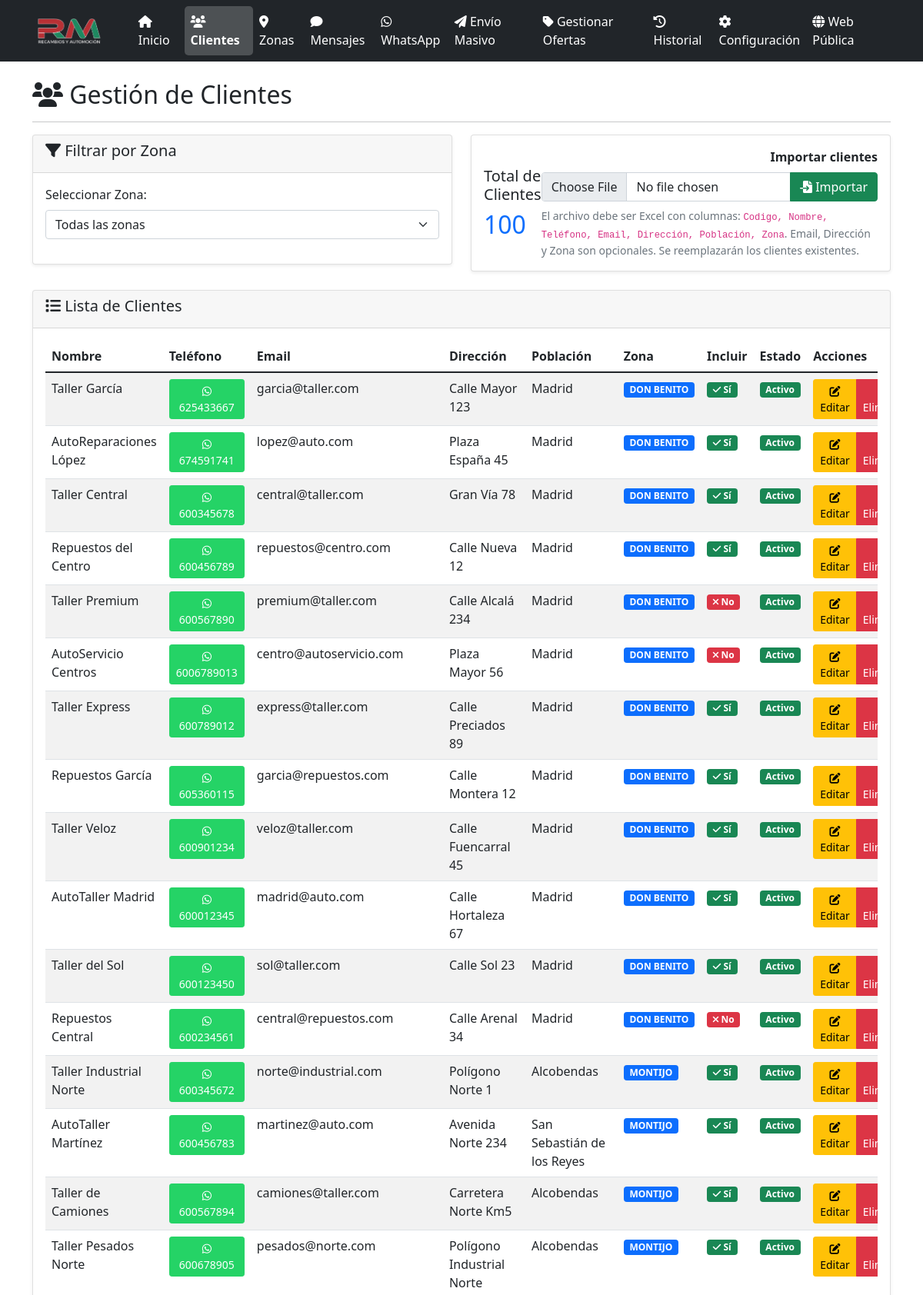
Screenshot of /clientes (upper part) with the database file from the repository.
### models.py (models this page shows, shortened)
class Cliente(db.Model):
    id = db.Column(db.Integer, primary_key=True)
    nombre = db.Column(db.String(100), nullable=False)
    telefono = db.Column(db.String(20), nullable=False)
    email = db.Column(db.String(120))
    direccion = db.Column(db.Text)
    poblacion = db.Column(db.String(100))
    zona_id = db.Column(db.Integer, db.ForeignKey('zona.id'), nullable=False)
    incluir = db.Column(db.Boolean, default=True)
    activo = db.Column(db.Boolean, default=True)
    created_at = db.Column(db.DateTime, default=datetime.utcnow)
    mensajes_enviados = db.relationship('MensajeEnviado', backref='cliente', lazy=True)

class Zona(db.Model):
    id = db.Column(db.Integer, primary_key=True)
    nombre = db.Column(db.String(100), nullable=False)
    descripcion = db.Column(db.Text)
    created_at = db.Column(db.DateTime, default=datetime.utcnow)
    clientes = db.relationship('Cliente', backref='zona', lazy=True)

### app.py (the view)
@app.route('/clientes')
def clientes():
    zona_id = request.args.get('zona_id', type=int)
    if zona_id:
        clientes = Cliente.query.filter_by(zona_id=zona_id, activo=True).all()
    else:
        clientes = Cliente.query.filter_by(activo=True).all()
    zonas = Zona.query.all()
    return render_template('clientes.html', clientes=clientes, zonas=zonas, zona_seleccionada=zona_id)

### app.py (called while the page is built, shortened)
@app.before_request
def _asegurar_scheduler():
    global _scheduler_iniciado

@app.before_request
def before_request():
    global _sistema_inicializado
    if not _sistema_inicializado and not app.config['DEBUG']:
        inicializar_sistema()

### templates/clientes.html (shortened to what this page needs)
{% extends "base.html" %}
{% block content %}
<div class="row">
    <div class="col-12">
        <h2><i class="fas fa-users"></i> Gestión de Clientes</h2>
        <hr>
    </div>
</div>
<div class="row mb-4">
    <div class="col-md-6">
        <div class="card">
            <div class="card-header">
                <h5><i class="fas fa-filter"></i> Filtrar por Zona</h5>
            </div>
            <div class="card-body">
                <form method="GET">
                    <div class="mb-3">
                        <label for="zona_id" class="form-label">Seleccionar Zona:</label>
                        <select name="zona_id" id="zona_id" class="form-select" onchange="this.form.submit()">
                            <option value="">Todas las zonas</option>
                        </select>
                    </div>
                </form>
            </div>
        </div>
    </div>
    <div class="col-md-6">
        <div class="card">
            <div class="card-body">
                <div class="d-flex justify-content-between align-items-center">
                    <div>
                        <h5>Total de Clientes</h5>
                        <h2 class="text-primary mb-0">{{ clientes|length }}</h2>
                    </div>
                    <form method="POST" action="{{ url_for('importar_clientes') }}" enctype="multipart/form-data" class="text-end">
                        <label class="form-label fw-bold">Importar clientes</label>
                        <div class="input-group">
                            <input type="file" class="form-control" name="archivo_clientes" accept=".xlsx,.xls" required>
                            <button class="btn btn-success" type="submit">
                                <i class="fas fa-file-import"></i> Importar
                            </button>
                        </div>
                        <div class="form-text text-start mt-2">
                            El archivo debe ser Excel con columnas: <code>Codigo, Nombre, Teléfono, Email, Dirección, Población, Zona</code>.
                            Email, Dirección y Zona son opcionales. Se reemplazarán los clientes existentes.
                        </div>
                    </form>
                </div>
            </div>
        </div>
    </div>
</div>
<div class="row">
    <div class="col-12">
        <div class="card">
            <div class="card-header">
                <h5><i class="fas fa-list"></i> Lista de Clientes</h5>
            </div>
            <div class="card-body">
                {% if clientes %}
                    <div class="table-responsive">
                        <table class="table table-striped">
                            <thead>
                                <tr>
                                    <th>Nombre</th>
                                    <th>Teléfono</th>
                                    <th>Email</th>
                                    <th>Dirección</th>
                                    <th>Población</th>
                                    <th>Zona</th>
                                    <th>Incluir</th>
                                    <th>Estado</th>
                                    <th>Acciones</th>
                                </tr>
                            </thead>
                            <tbody>
                                {% for cliente in clientes %}
                                <tr>
                                    <td>{{ cliente.nombre }}</td>
                                    <td>
                                        <a href="https://wa.me/{{ cliente.telefono }}" target="_blank" class="btn btn-sm btn-whatsapp">
                                            <i class="fab fa-whatsapp"></i> {{ cliente.telefono }}
                                        </a>
                                    </td>
                                    <td>{{ cliente.email or 'No especificado' }}</td>
                                    <td>{{ cliente.direccion or 'No especificada' }}</td>
                                    <td>{{ cliente.poblacion or 'No especificada' }}</td>
                                    <td>
                                        <span class="badge bg-primary">{{ cliente.zona.nombre }}</span>
                                    </td>
                                    <td>
                                        {% if cliente.incluir %}
                                            <span class="badge bg-success">
                                                <i class="fas fa-check"></i> Sí
                                            </span>
                                        {% else %}
                                            <span class="badge bg-danger">
                                                <i class="fas fa-times"></i> No
                                            </span>
                                        {% endif %}
                                    </td>
                                    <td>
                                        {% if cliente.activo %}
                                            <span class="badge bg-success">Activo</span>
                                        {% else %}
                                            <span class="badge bg-secondary">Inactivo</span>
                                        {% endif %}
                                    </td>
                                    <td>
                                        <div class="btn-group" role="group">
                                            <a href="{{ url_for('editar_cliente', cliente_id=cliente.id) }}"
                                               class="btn btn-warning btn-sm">
                                                <i class="fas fa-edit"></i> Editar
                                            </a>
                                            <button type="button" class="btn btn-danger btn-sm"
                                                    onclick="confirmarEliminacion({{ cliente.id }}, '{{ cliente.nombre }}')">
                                                 Eliminar
                                            </button>
                                        </div>
                                    </td>
                                </tr>
                                {% endfor %}
                            </tbody>
                        </table>
                    </div>
                {% else %}
                    <div class="text-center py-4">
                        <i class="fas fa-users fa-3x text-muted mb-3"></i>
                        <p class="text-muted">No hay clientes en esta zona o no hay clientes registrados.</p>
                    </div>
                {% endif %}
            </div>
        </div>
    </div>
</div>
{% endblock %}

### templates/base.html (style rules this page uses)
.card { box-shadow: 0 0.125rem 0.25rem rgba(0, 0, 0, 0.075); border: 1px solid rgba(0, 0, 0, 0.125); }
.btn-whatsapp { background-color: #25D366; border-color: #25D366; color: white; }

### rows the page displays
Cliente: nombre "Taller García", telefono "625433667", email "garcia@taller.com", direccion "Calle Mayor 123", poblacion "Madrid", zona.nombre "DON BENITO", incluir True (drawn), activo "Activo"
Cliente: nombre "AutoReparaciones López", telefono "674591741", email "lopez@auto.com", direccion "Plaza España 45", poblacion "Madrid", zona.nombre "DON BENITO", incluir True (drawn), activo "Activo"
Cliente: nombre "Taller Central", telefono "600345678", email "central@taller.com", direccion "Gran Vía 78", poblacion "Madrid", zona.nombre "DON BENITO", incluir True (drawn), activo "Activo"
Cliente: nombre "Repuestos del Centro", telefono "600456789", email "repuestos@centro.com", direccion "Calle Nueva 12", poblacion "Madrid", zona.nombre "DON BENITO", incluir True (drawn), activo "Activo"
Cliente: nombre "Taller Premium", telefono "600567890", email "premium@taller.com", direccion "Calle Alcalá 234", poblacion "Madrid", zona.nombre "DON BENITO", incluir False (drawn), activo "Activo"
Cliente: nombre "AutoServicio Centros", telefono "6006789013", email "centro@autoservicio.com", direccion "Plaza Mayor 56", poblacion "Madrid", zona.nombre "DON BENITO", incluir False (drawn), activo "Activo"
Cliente: nombre "Taller Express", telefono "600789012", email "express@taller.com", direccion "Calle Preciados 89", poblacion "Madrid", zona.nombre "DON BENITO", incluir True (drawn), activo "Activo"
Cliente: nombre "Repuestos García", telefono "605360115", email "garcia@repuestos.com", direccion "Calle Montera 12", poblacion "Madrid", zona.nombre "DON BENITO", incluir True (drawn), activo "Activo"
Cliente: nombre "Taller Veloz", telefono "600901234", email "veloz@taller.com", direccion "Calle Fuencarral 45", poblacion "Madrid", zona.nombre "DON BENITO", incluir True (drawn), activo "Activo"
Cliente: nombre "AutoTaller Madrid", telefono "600012345", email "madrid@auto.com", direccion "Calle Hortaleza 67", poblacion "Madrid", zona.nombre "DON BENITO", incluir True (drawn), activo "Activo"
Cliente: nombre "Taller del Sol", telefono "600123450", email "sol@taller.com", direccion "Calle Sol 23", poblacion "Madrid", zona.nombre "DON BENITO", incluir True (drawn), activo "Activo"
Cliente: nombre "Repuestos Central", telefono "600234561", email "central@repuestos.com", direccion "Calle Arenal 34", poblacion "Madrid", zona.nombre "DON BENITO", incluir False (drawn), activo "Activo"
Cliente: nombre "Taller Industrial Norte", telefono "600345672", email "norte@industrial.com", direccion "Polígono Norte 1", poblacion "Alcobendas", zona.nombre "MONTIJO", incluir True (drawn), activo "Activo"
Cliente: nombre "AutoTaller Martínez", telefono "600456783", email "martinez@auto.com", direccion "Avenida Norte 234", poblacion "San Sebastián de los Reyes", zona.nombre "MONTIJO", incluir True (drawn), activo "Activo"
Cliente: nombre "Taller de Camiones", telefono "600567894", email "camiones@taller.com", direccion "Carretera Norte Km5", poblacion "Alcobendas", zona.nombre "MONTIJO", incluir True (drawn), activo "Activo"
Cliente: nombre "Taller Pesados Norte", telefono "600678905", email "pesados@norte.com", direccion "Polígono Industrial Norte", poblacion "Alcobendas", zona.nombre "MONTIJO", incluir True (drawn), activo "Activo"

### other values shown
{{ clientes|length }} "100"
